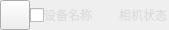
<?xml version="1.0" encoding="UTF-8"?>
<ui version="4.0">
 <class>ListItemWidget</class>
 <widget class="QWidget" name="ListItemWidget">
  <property name="geometry">
   <rect>
    <x>0</x>
    <y>0</y>
    <width>169</width>
    <height>30</height>
   </rect>
  </property>
  <property name="sizePolicy">
   <sizepolicy hsizetype="Expanding" vsizetype="Preferred">
    <horstretch>0</horstretch>
    <verstretch>0</verstretch>
   </sizepolicy>
  </property>
  <property name="minimumSize">
   <size>
    <width>0</width>
    <height>0</height>
   </size>
  </property>
  <property name="maximumSize">
   <size>
    <width>1666666</width>
    <height>16777215</height>
   </size>
  </property>
  <property name="windowTitle">
   <string>ListItemWidget</string>
  </property>
  <property name="styleSheet">
   <string notr="true">QLabel{
	color:#dddddd;
}</string>
  </property>
  <layout class="QGridLayout" name="gridLayout">
   <property name="leftMargin">
    <number>0</number>
   </property>
   <property name="topMargin">
    <number>0</number>
   </property>
   <property name="rightMargin">
    <number>0</number>
   </property>
   <property name="bottomMargin">
    <number>0</number>
   </property>
   <property name="spacing">
    <number>0</number>
   </property>
   <item row="0" column="0">
    <widget class="QPushButton" name="statusbutton_">
     <property name="sizePolicy">
      <sizepolicy hsizetype="Expanding" vsizetype="Expanding">
       <horstretch>0</horstretch>
       <verstretch>0</verstretch>
      </sizepolicy>
     </property>
     <property name="minimumSize">
      <size>
       <width>0</width>
       <height>0</height>
      </size>
     </property>
     <property name="maximumSize">
      <size>
       <width>30</width>
       <height>30</height>
      </size>
     </property>
     <property name="text">
      <string/>
     </property>
    </widget>
   </item>
   <item row="0" column="1">
    <widget class="QCheckBox" name="checkBox">
     <property name="sizePolicy">
      <sizepolicy hsizetype="Minimum" vsizetype="Expanding">
       <horstretch>0</horstretch>
       <verstretch>0</verstretch>
      </sizepolicy>
     </property>
     <property name="text">
      <string/>
     </property>
    </widget>
   </item>
   <item row="0" column="2">
    <widget class="QLabel" name="devicelabel_">
     <property name="sizePolicy">
      <sizepolicy hsizetype="Expanding" vsizetype="Expanding">
       <horstretch>0</horstretch>
       <verstretch>0</verstretch>
      </sizepolicy>
     </property>
     <property name="minimumSize">
      <size>
       <width>0</width>
       <height>0</height>
      </size>
     </property>
     <property name="maximumSize">
      <size>
       <width>66666</width>
       <height>66666</height>
      </size>
     </property>
     <property name="text">
      <string>设备名称</string>
     </property>
    </widget>
   </item>
   <item row="0" column="3">
    <widget class="QLabel" name="statuslabel_">
     <property name="sizePolicy">
      <sizepolicy hsizetype="Expanding" vsizetype="Fixed">
       <horstretch>0</horstretch>
       <verstretch>0</verstretch>
      </sizepolicy>
     </property>
     <property name="minimumSize">
      <size>
       <width>50</width>
       <height>3</height>
      </size>
     </property>
     <property name="maximumSize">
      <size>
       <width>50</width>
       <height>66666</height>
      </size>
     </property>
     <property name="text">
      <string>相机状态</string>
     </property>
    </widget>
   </item>
  </layout>
 </widget>
 <layoutdefault spacing="6" margin="11"/>
 <resources/>
 <connections/>
</ui>
